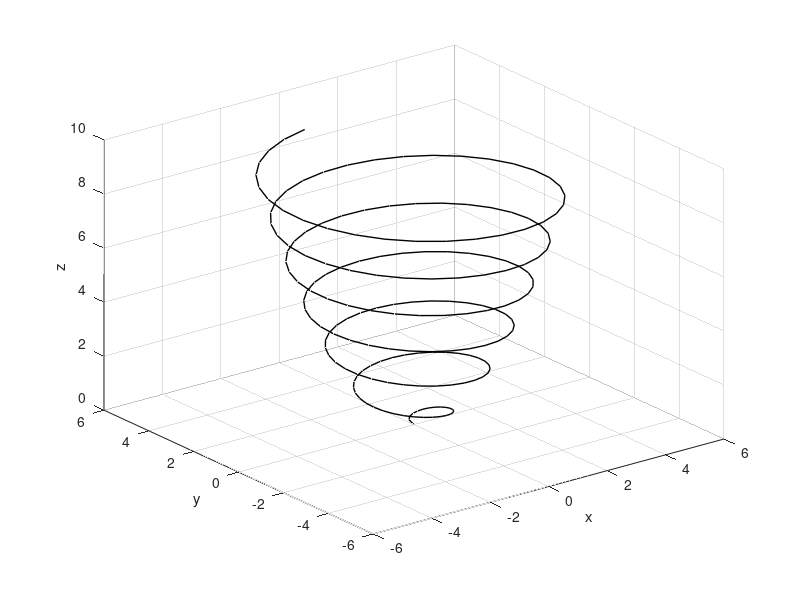

Reproduce this figure in MATLAB.
% Three - Dimensional Plots
% Do not hesiate to use: "Plotting and Data Visualization"

% 10.1 Line Plots
% plot3(x,y,z, 'line specifiers', 'PropertyName', property value)
% 'line specifiers' - define the type and color of the line and markers
% property value - specify the line width, and marker's size, and edge and
% fill colors
%
% 1) The 3 vectors with the coordinates of the data points must have the
% same number of elements
% 2) The line specifiers are the same as in 2-D plots.
% Example 1:
t = 0: 0.1 : 6*pi;
x = sqrt(t).*sin(2*t);
y = sqrt(t).*cos(2*t);
z = 0.5*t;
plot3(x,y,z,'k','linewidth',1);
grid on
xlabel('x'); ylabel('y'); zlabel('z');
% ------------------------------------
